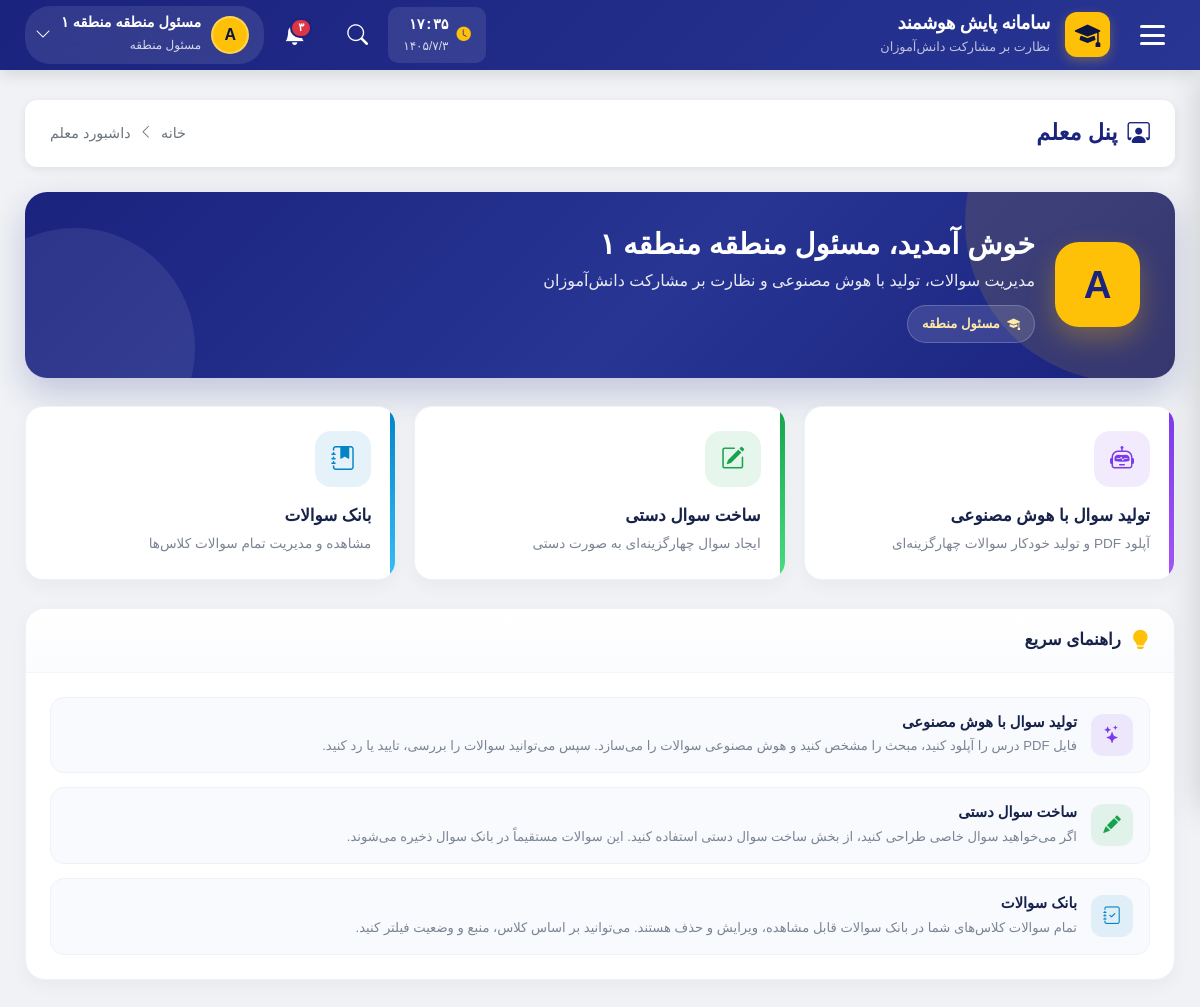
Page /weekly-schedule/ (signed in) on the committed database.
### accounts/models.py (models this page shows, shortened)
class User(AbstractUser):
    ROLE_CHOICES = (
        ('student', 'دانش آموز'),
        ('teacher', 'معلم'),
        ('assistant', 'معاون'),
        ('principal', 'مدیر مدرسه'),
        ('district_admin', 'مسئول منطقه'),
        ('county_admin', 'مسئول شهرستان'),
        ('province_admin', 'مسئول استان'),
        ('country_admin', 'مسئول کشور'),
    )
    role = models.CharField(max_length=20, choices=ROLE_CHOICES, default='student')
    national_id = models.CharField(
        max_length=10, unique=True, null=True, blank=True,
        verbose_name="کد ملی"
    )
    province = models.ForeignKey(
        'national.Province',
        on_delete=models.SET_NULL,
        null=True, blank=True,
        related_name='admin_users',
        verbose_name="استان اختصاصی (برای مسئول استانی)"
    )
    district = models.ForeignKey(
        'national.District',
        on_delete=models.SET_NULL,
        null=True, blank=True,
        related_name='admin_users',
        verbose_name="منطقه اختصاصی (برای مسئول منطقه)"
    )
    class Meta:
        verbose_name = "کاربر"
        verbose_name_plural = "کاربران"

### dashboard/views.py (the view, shortened to what this page needs)
# urls.py: path('weekly-schedule/', views.weekly_schedule_view, name='weekly_schedule'),
@login_required
def weekly_schedule_view(request):
    if request.user.role != 'student':
        return render(request, 'dashboard/index.html', {
            'welcome_message': 'دسترسی محدود به دانش‌آموزان'
        })

### dashboard/templates/dashboard/index.html (shortened to what this page needs)
{% extends 'base.html' %}
{% block content %}
<div class="teacher-dashboard">
    <div class="page-breadcrumb">
        <h1 class="breadcrumb-title">
            <i class="bi bi-person-workspace"></i>
            پنل معلم
        </h1>
        <div class="breadcrumb-nav">
            <a href="{% url 'dashboard:home' %}">خانه</a>
            <i class="bi bi-chevron-left"></i>
            <span>داشبورد معلم</span>
        </div>
    </div>
    <div class="td-hero">
        <div class="td-hero-content">
            <div class="td-hero-title">
                <div class="td-hero-avatar">
                    {{ user.username|first|upper }}
                </div>
                <div class="td-hero-text">
                    <h2>خوش آمدید، {{ user.get_full_name|default:user.username }}</h2>
                    <p>مدیریت سوالات، تولید با هوش مصنوعی و نظارت بر مشارکت دانش‌آموزان</p>
                    <span class="td-hero-badge">
                        <i class="bi bi-mortarboard-fill"></i>
                        {{ user.get_role_display }}
                    </span>
                </div>
            </div>
        </div>
    </div>
    <div class="td-quick-actions">
        <a href="{% url 'dashboard:teacher_ai_new' %}" class="td-quick-card ai">
            <div class="td-quick-icon">
                <i class="bi bi-robot"></i>
            </div>
            <div class="td-quick-title">تولید سوال با هوش مصنوعی</div>
            <p class="td-quick-desc">آپلود PDF و تولید خودکار سوالات چهارگزینه‌ای</p>
        </a>
        <a href="{% url 'dashboard:teacher_question_manual_create' %}" class="td-quick-card manual">
            <div class="td-quick-icon">
                <i class="bi bi-pencil-square"></i>
            </div>
            <div class="td-quick-title">ساخت سوال دستی</div>
            <p class="td-quick-desc">ایجاد سوال چهارگزینه‌ای به صورت دستی</p>
        </a>
        <a href="{% url 'dashboard:teacher_question_bank' %}" class="td-quick-card bank">
            <div class="td-quick-icon">
                <i class="bi bi-journal-bookmark-fill"></i>
            </div>
            <div class="td-quick-title">بانک سوالات</div>
            <p class="td-quick-desc">مشاهده و مدیریت تمام سوالات کلاس‌ها</p>
        </a>
    </div>
    <div class="td-content-card">
        <div class="td-content-header">
            <h3 class="td-content-title">
                <i class="bi bi-lightbulb-fill"></i>
                راهنمای سریع
            </h3>
        </div>
        <div class="td-content-body">
            <div class="td-tips-list">
                <div class="td-tip-item">
                    <div class="td-tip-icon purple">
                        <i class="bi bi-stars"></i>
                    </div>
                    <div class="td-tip-content">
                        <h6>تولید سوال با هوش مصنوعی</h6>
                        <p>فایل PDF درس را آپلود کنید، مبحث را مشخص کنید و هوش مصنوعی سوالات را می‌سازد. سپس می‌توانید سوالات را بررسی، تایید یا رد کنید.</p>
                    </div>
                </div>
                <div class="td-tip-item">
                    <div class="td-tip-icon green">
                        <i class="bi bi-pencil-fill"></i>
                    </div>
                    <div class="td-tip-content">
                        <h6>ساخت سوال دستی</h6>
                        <p>اگر می‌خواهید سوال خاصی طراحی کنید، از بخش ساخت سوال دستی استفاده کنید. این سوالات مستقیماً در بانک سوال ذخیره می‌شوند.</p>
                    </div>
                </div>
                <div class="td-tip-item">
                    <div class="td-tip-icon blue">
                        <i class="bi bi-journal-check"></i>
                    </div>
                    <div class="td-tip-content">
                        <h6>بانک سوالات</h6>
                        <p>تمام سوالات کلاس‌های شما در بانک سوالات قابل مشاهده، ویرایش و حذف هستند. می‌توانید بر اساس کلاس، منبع و وضعیت فیلتر کنید.</p>
                    </div>
                </div>
            </div>
        </div>
    </div>
</div>
{% endblock %}

### templates/base.html (shortened to what this page needs)
{% load django_bootstrap5 %}
<!DOCTYPE html>
<html lang="fa" dir="rtl">
<head>
    {% bootstrap_css %}
    <link rel="stylesheet" href="https://cdn.jsdelivr.net/npm/bootstrap-icons@1.11.1/font/bootstrap-icons.css">
    <link href="https://cdn.jsdelivr.net/gh/rastikerdar/vazirmatn@v33.003/Vazirmatn-font-face.css" rel="stylesheet" />
</head>
<body>
    <header class="main-header">
        <button class="hamburger-btn" id="menuToggle" title="منوی اصلی">
            <div class="hamburger-icon">
                <span></span>
                <span></span>
                <span></span>
            </div>
        </button>
        <a href="{% url 'dashboard:home' %}" class="header-brand">
            <div class="brand-icon">
                <i class="bi bi-mortarboard-fill"></i>
            </div>
            <div class="brand-text">
                <h5>سامانه پایش هوشمند</h5>
                <small>نظارت بر مشارکت دانش‌آموزان</small>
            </div>
        </a>
        <div class="header-actions">
            <div class="header-clock" id="headerClock">
                <i class="bi bi-clock-fill"></i>
                <div>
                    <div class="clock-time">--:--</div>
                    <div class="clock-date">--/--/--</div>
                </div>
            </div>
            <div class="header-search">
                <button class="search-toggle" id="searchToggle">
                    <i class="bi bi-search"></i>
                </button>
            </div>
            <div style="position: relative;">
                <button class="header-action-btn" id="notificationToggle">
                    <span class="badge-notification">۳</span>
                </button>
            </div>
            <div class="user-dropdown">
                <button class="user-menu-btn" id="userMenuToggle">
                    <div class="user-avatar">
                        {{ user.username|first|upper }}
                    </div>
                    <div class="user-info">
                        <span class="name">{{ user.get_full_name|default:user.username }}</span>
                        <span class="role">{{ user.get_role_display }}</span>
                    </div>
                    <i class="bi bi-chevron-down"></i>
                </button>
            </div>
        </div>
    </header>
    <main class="main-content">
        {% block content %}
        {% endblock %}
    </main>
</body>
</html>

### dashboard/templates/dashboard/index.html (style rules this page uses)
.teacher-dashboard { --td-primary: #1a237e; --td-secondary: #ffc107; --td-purple: #7c3aed; --td-success: #16a34a; --td-danger: #dc2626; --td-warning: #d97706; --td-info: #0284c7; }
.td-hero { background: linear-gradient(135deg, #1a237e 0%, #283593 55%, #1a237e 100%); color: white; border-radius: 22px; padding: 35px; margin-bottom: 28px; position: relative; overflow: hidden; box-shadow: 0 15px 35px rgba(26, 35, 126, 0.22); }
.td-hero::before { content: ''; position: absolute; width: 320px; height: 320px; border-radius: 50%; background: rgba(255, 193, 7, 0.12); top: -130px; right: -110px; }
.td-hero::after { content: ''; position: absolute; width: 240px; height: 240px; border-radius: 50%; background: rgba(255, 255, 255, 0.08); bottom: -90px; left: -70px; }
.td-hero-content { position: relative; z-index: 1; display: flex; justify-content: space-between; align-items: center; flex-wrap: wrap; gap: 25px; }
.td-hero-title { display: flex; align-items: center; gap: 20px; }
.td-hero-avatar { width: 85px; height: 85px; background: var(--td-secondary); border-radius: 24px; display: flex; align-items: center; justify-content: center; font-size: 2.4rem; color: var(--td-primary); font-weight: 900; box-shadow: 0 12px 28px rgba(255, 193, 7, 0.3); }
.td-hero-text h2 { margin: 0 0 8px 0; font-size: 1.8rem; font-weight: 900; }
.td-hero-text p { margin: 0; opacity: 0.9; font-size: 1rem; }
.td-hero-badge { display: inline-flex; align-items: center; gap: 7px; padding: 8px 14px; border-radius: 999px; background: rgba(255, 255, 255, 0.12); border: 1px solid rgba(255, 255, 255, 0.2); color: #ffe9a8; font-size: 0.82rem; font-weight: 700; margin-top: 12px; }
.td-quick-actions { display: grid; grid-template-columns: repeat(auto-fit, minmax(240px, 1fr)); gap: 18px; margin-bottom: 28px; }
.td-quick-card { background: white; border-radius: 18px; padding: 24px; border: 1px solid #edf1f8; box-shadow: 0 6px 18px rgba(15, 23, 42, 0.04); text-decoration: none; transition: all 0.25s ease; position: relative; overflow: hidden; }
.td-quick-card::before { content: ''; position: absolute; top: 0; bottom: 0; right: 0; width: 5px; background: linear-gradient(180deg, var(--td-primary), var(--td-secondary)); }
.td-quick-card.ai::before { background: linear-gradient(180deg, #7c3aed, #a855f7); }
.td-quick-card.manual::before { background: linear-gradient(180deg, #16a34a, #4ade80); }
.td-quick-card.bank::before { background: linear-gradient(180deg, #0284c7, #38bdf8); }
.td-quick-icon { width: 56px; height: 56px; border-radius: 16px; display: flex; align-items: center; justify-content: center; font-size: 1.5rem; margin-bottom: 16px; }
.td-quick-card.ai .td-quick-icon { background: rgba(124, 58, 237, 0.10); color: #7c3aed; }
.td-quick-card.manual .td-quick-icon { background: rgba(22, 163, 74, 0.10); color: #16a34a; }
.td-quick-card.bank .td-quick-icon { background: rgba(2, 132, 199, 0.10); color: #0284c7; }
.td-quick-title { font-size: 1.05rem; font-weight: 800; color: #17224a; margin-bottom: 6px; }
.td-quick-desc { font-size: 0.85rem; color: #7b8494; margin: 0; }
.td-content-card { background: white; border-radius: 20px; border: 1px solid #edf1f8; box-shadow: 0 6px 18px rgba(15, 23, 42, 0.04); overflow: hidden; margin-bottom: 24px; }
.td-content-header { padding: 20px 24px; border-bottom: 1px solid #f2f5fa; display: flex; justify-content: space-between; align-items: center; background: linear-gradient(180deg, #ffffff 0%, #fbfcfe 100%); }
.td-content-title { display: flex; align-items: center; gap: 10px; margin: 0; font-size: 1.05rem; font-weight: 800; color: #17224a; }
.td-content-title i { color: var(--td-secondary); font-size: 1.2rem; }
.td-content-body { padding: 24px; }
.td-tips-list { display: flex; flex-direction: column; gap: 14px; }
.td-tip-item { display: flex; align-items: flex-start; gap: 14px; padding: 16px; background: #f8fafd; border-radius: 14px; border: 1px solid #edf1f8; }
.td-tip-icon { width: 42px; height: 42px; border-radius: 12px; display: flex; align-items: center; justify-content: center; font-size: 1.1rem; flex-shrink: 0; }
.td-tip-icon.purple { background: rgba(124, 58, 237, 0.10); color: #7c3aed; }
.td-tip-icon.green { background: rgba(22, 163, 74, 0.10); color: #16a34a; }
.td-tip-icon.blue { background: rgba(2, 132, 199, 0.10); color: #0284c7; }
.td-tip-content h6 { font-size: 0.92rem; font-weight: 700; color: #17224a; margin-bottom: 4px; }
.td-tip-content p { font-size: 0.82rem; color: #7b8494; margin: 0; line-height: 1.6; }

### rows in the picture
User: username|first "A", get_full_name "مسئول منطقه منطقه ۱", role "مسئول منطقه"
